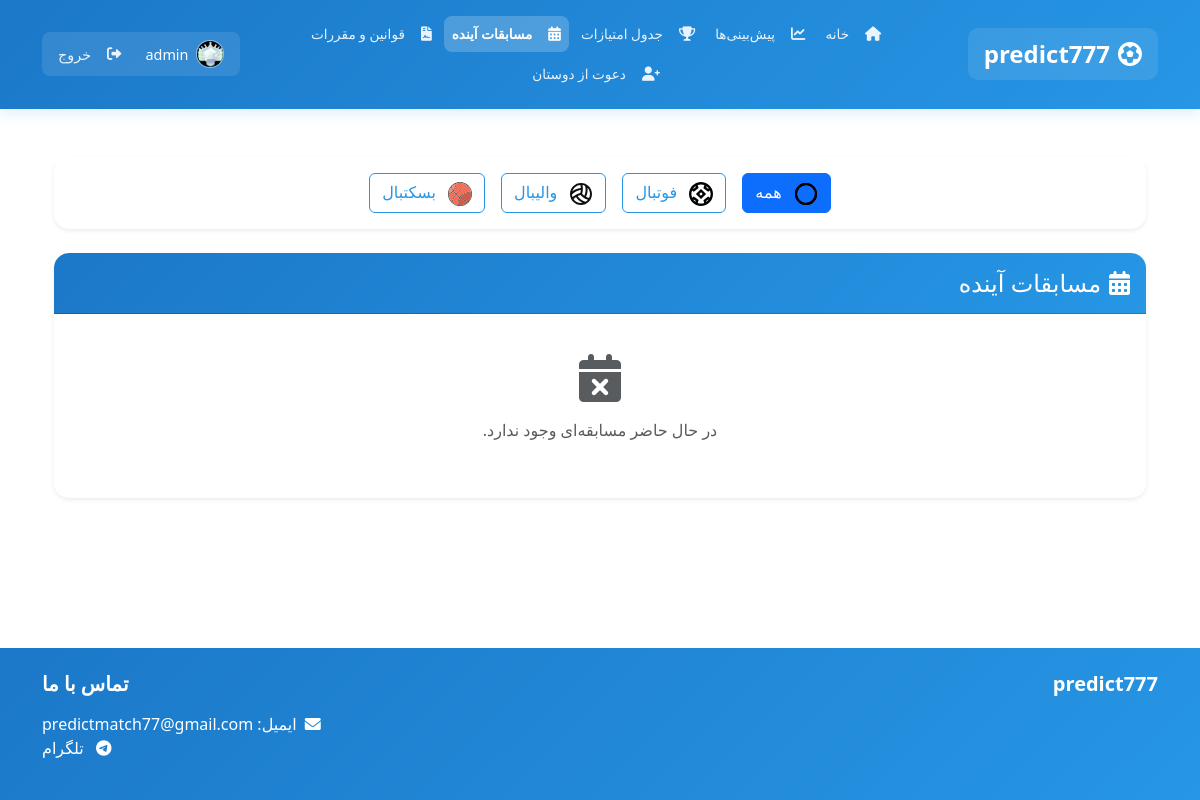
/future-matches/ (signed in), run on the app's committed database.
### football/models.py (models this page shows, shortened)
class Sport(models.Model):
    SPORT_CHOICES = [
        ('فوتبال', 'فوتبال'),
        ('والیبال', 'والیبال'),
        ('بسکتبال', 'بسکتبال'),
    ]
    name = models.CharField(max_length=20, choices=SPORT_CHOICES, unique=True)
    display_name = models.CharField(max_length=50)
    icon = models.FileField(upload_to='sport_icons/', verbose_name='آیکون ورزش')
    class Meta:
        verbose_name = 'ورزش'
        verbose_name_plural = 'ورزش‌ها'

### football/views.py (the view)
# urls.py: path('future-matches/', views.future_matches, name='future_matches'),
@login_required
def future_matches(request):
    selected_sport = request.GET.get('sport')
    future_matches = Match.objects.filter(
        date__gt=timezone.now() + timezone.timedelta(days=5),
        is_finished=False
    )
    if selected_sport:
        future_matches = future_matches.filter(sport__name=selected_sport)
    future_matches = future_matches.order_by('date')
    sports = Sport.objects.all()
    context = {
        'future_matches': future_matches,
        'sports': sports,
        'selected_sport': selected_sport,
    }
    return render(request, 'football/future_matches.html', context)

### football/templates/football/future_matches.html (shortened to what this page needs)
{% extends 'football/base.html' %}
{% load static %}
{% block content %}
<div class="container mt-4">
    <div class="row mb-4">
        <div class="col-12">
            <div class="card shadow-sm">
                <div class="card-body">
                    <div class="d-flex justify-content-center align-items-center">
                        <a href="{% url 'football:future_matches' %}" class="btn btn-outline-primary mx-2 {% if not selected_sport %}active{% endif %}">
                            <img src="{% static 'images/all-sports.svg' %}" alt="همه" class="sport-icon me-2">
                            همه
                        </a>
                        {% for sport in sports %}
                        <a href="{% url 'football:future_matches' %}?sport={{ sport.name }}"
                           class="btn btn-outline-primary mx-2 {% if selected_sport == sport.name %}active{% endif %}">
                            {% if sport.icon %}
                                <img src="{{ sport.icon.url }}" alt="{{ sport.display_name }}" class="sport-icon me-2">
                            {% endif %}
                            {{ sport.display_name }}
                        </a>
                        {% endfor %}
                    </div>
                </div>
            </div>
        </div>
    </div>
    <div class="row">
        <div class="col-12">
            <div class="card shadow-sm">
                <div class="card-header bg-primary text-white">
                    <h4 class="mb-0">
                        <i class="fas fa-calendar-alt me-2"></i>مسابقات آینده
                    </h4>
                </div>
                <div class="card-body">
                    {% if future_matches %}
                        {% for match in future_matches %}
                            <div class="match-card mb-3 p-3 border rounded">
                                <div class="row align-items-center">
                                    <div class="col-md-4 text-center">
                                        <img src="{{ match.home_team.logo.url }}" alt="{{ match.home_team.name }}" class="team-logo">
                                        <h5 class="mt-2">{{ match.home_team.name }}(میزبان)</h5>
                                    </div>
                                    <div class="col-md-4 text-center">
                                        <div class="match-time mt-2">
                                            <i class="far fa-clock me-1"></i>
                                            {{ match.date|date:"H:i" }}
                                        </div>
                                        <div class="match-venue mt-2">
                                            <i class="fas fa-map-marker-alt me-1"></i>{{ match.venue|default:"-" }}
                                        </div>
                                        <div class="match-date">
                                            {{ match.date|date:"Y/m/d" }}
                                        </div>
                                        <div class="vs-badge">VS</div>
                                        <div class="sport-badge mt-2">
                                            <i class="fas fa-trophy me-1"></i>{{ match.sport.name }}
                                        </div>
                                        <div class="match-description mt-2">
                                            <button class="btn btn-link p-0 text-info desc-toggle" type="button" data-bs-toggle="collapse" data-bs-target="#desc-{{ match.id }}" aria-expanded="false" aria-controls="desc-{{ match.id }}">
                                                <i class="fas fa-info-circle me-1"></i>جزيیات جوایز
                                                <i class="fas fa-chevron-down ms-1 arrow-icon"></i>
                                            </button>
                                            <div class="collapse" id="desc-{{ match.id }}">
                                                <div class="card card-body bg-light border-0 mt-2">
                                                    {{ match.description|default:"توضیحاتی برای این مسابقه ثبت نشده است." }}
                                                </div>
                                            </div>
                                        </div>
                                        <div class="text-muted mt-2">
                                            <small><i class="fas fa-info-circle me-1"></i>پیش‌بینی برای این مسابقه در دسترس نیست</small>
                                        </div>
                                    </div>
                                    <div class="col-md-4 text-center">
                                        <img src="{{ match.away_team.logo.url }}" alt="{{ match.away_team.name }}" class="team-logo">
                                        <h5 class="mt-2">{{ match.away_team.name }}(مهمان)</h5>
                                    </div>
                                </div>
                            </div>
                        {% endfor %}
                    {% else %}
                        <div class="text-center py-4">
                            <i class="fas fa-calendar-times fa-3x text-muted mb-3"></i>
                            <p class="text-muted">در حال حاضر مسابقه‌ای وجود ندارد.</p>
                        </div>
                    {% endif %}
                </div>
            </div>
        </div>
    </div>
</div>
{% endblock %}

### football/templates/football/base.html (shortened to what this page needs)
{% load static %}
<!DOCTYPE html>
<html lang="fa" dir="rtl">
<head>
    <link rel="stylesheet" href="https://cdn.jsdelivr.net/npm/bootstrap@5.3.0/dist/css/bootstrap.rtl.min.css">
    <link rel="stylesheet" href="https://cdnjs.cloudflare.com/ajax/libs/font-awesome/6.0.0/css/all.min.css">
</head>
<body>
    <nav class="navbar navbar-expand-lg">
        <div class="container">
            <a class="navbar-brand" href="{% url 'football:home' %}">
                <i class="fas fa-futbol me-2"></i>predict777
            </a>
            <div class="collapse navbar-collapse" id="navbarNav">
                <ul class="navbar-nav mx-auto mb-2 mb-lg-0">
                    <li class="nav-item">
                        <a class="nav-link {% if request.resolver_match.url_name == 'home' %}active{% endif %}"
                           href="{% url 'football:home' %}">
                           <i class="fas fa-home"></i>
                           <span>خانه</span>
                        </a>
                    </li>
                    <li class="nav-item">
                        <a class="nav-link {% if request.resolver_match.url_name == 'predictions' %}active{% endif %}"
                           href="{% url 'football:predictions' %}">
                           <i class="fas fa-chart-line"></i>
                           <span>پیش‌بینی‌ها</span>
                        </a>
                    </li>
                    <li class="nav-item">
                        <a class="nav-link {% if request.resolver_match.url_name == 'leaderboard' %}active{% endif %}"
                           href="{% url 'football:leaderboard' %}">
                           <i class="fas fa-trophy"></i>
                           <span>جدول امتیازات</span>
                        </a>
                    </li>
                    <li class="nav-item">
                        <a class="nav-link {% if request.resolver_match.url_name == 'future_matches' %}active{% endif %}"
                           href="{% url 'football:future_matches' %}">
                           <i class="fas fa-calendar-alt"></i>
                           <span>مسابقات آینده</span>
                        </a>
                    </li>
                    <li class="nav-item">
                        <a class="nav-link {% if request.resolver_match.url_name == 'terms' %}active{% endif %}"
                           href="{% url 'football:terms' %}">
                           <i class="fas fa-file-contract"></i>
                           <span>قوانین و مقررات</span>
                        </a>
                    </li>
                    <li class="nav-item">
                        <a class="nav-link {% if request.resolver_match.url_name == 'referral' %}active{% endif %}"
                           href="{% url 'football:referral' %}">
                           <i class="fas fa-user-plus"></i>
                           <span>دعوت از دوستان</span>
                        </a>
                    </li>
                </ul>
                <div class="user-menu">
                    {% if user.is_authenticated %}
                        <div class="d-flex align-items-center gap-4">
                            {% if request.resolver_match.url_name != 'profile' %}
                            <div class="user-profile-menu">
                        <a class="nav-link" href="{% url 'football:profile' %}">
                            <div class="user-avatar">
                                        {% if user.user_profile.points >= 500 %}
                                            <img src="{% static 'images/profile_images/diamond.png' %}" alt="Diamond Badge" class="profile-picture">
                                        {% elif user.user_profile.points >= 100 %}
                                            <img src="{% static 'images/profile_images/platinum.png' %}" alt="Platinum Badge" class="profile-picture">
                                        {% elif user.user_profile.points >= 50 %}
                                            <img src="{% static 'images/profile_images/golden.png' %}" alt="Golden Badge" class="profile-picture">
                                        {% elif user.user_profile.points >= 20 %}
                                            <img src="{% static 'images/profile_images/silver.png' %}" alt="Silver Badge" class="profile-picture">
                                {% else %}
                                            <img src="{% static 'images/profile_images/bronze.png' %}" alt="Bronze Badge" class="profile-picture">
                                {% endif %}
                            </div>
                                    <span class="username">{{ user.username }}</span>
                        </a>
                        <a class="nav-link" href="{% url 'football:logout' %}">
                                    <i class="fas fa-sign-out-alt"></i>
                                    <span>خروج</span>
                        </a>
                            </div>
                            {% endif %}
                        </div>
                    {% endif %}
                </div>
            </div>
        </div>
    </nav>
    <main class="container my-4">
        {% block content %}
        {% endblock %}
    </main>
    <footer class="bg-dark text-light py-4">
        <div class="container">
            <div class="row">
                <div class="col-md-6">
                    <h5>predict777</h5>
                </div>
                <div class="col-md-6 text-md-end">
                    <h5>تماس با ما</h5>
                    <p style="color: white;">
                        <i class="fas fa-envelope me-2"></i>ایمیل: <a href="mailto: predictmatch77@gmail.com" style="color: white !important; text-decoration: none;">predictmatch77@gmail.com</a><br>
                        <i class="fab fa-telegram me-2"></i> <a target="_blank" href="https://t.me/predict7770" style="color: white !important; text-decoration: none;">تلگرام</a>
                    </p>
                </div>
            </div>
        </div>
    </footer>
</body>
</html>

### football/templates/football/base.html (style rules this page uses)
:root { --primary-color: rgb(38, 150, 229); --primary-dark: rgb(28, 120, 200); --primary-light: rgb(58, 170, 249); --primary-gradient: linear-gradient(135deg, var(--primary-dark) 0%, var(--primary-color) 100%); }
html, body { height: 100%; margin: 0; }
body { display: flex; flex-direction: column; min-height: 100vh; }
main { flex: 1 0 auto; }
footer { flex-shrink: 0; margin-top: auto; }
.navbar { background: var(--primary-gradient); padding: 1rem 0; box-shadow: 0 2px 15px rgba(38, 150, 229, 0.2); }
.navbar-brand { font-size: 1.5rem; font-weight: 700; color: #fff !important; padding: 0.5rem 1rem; border-radius: 10px; background: rgba(255, 255, 255, 0.1); backdrop-filter: blur(10px); transition: all 0.3s ease; }
.navbar-nav { gap: 0.5rem; justify-content: center; flex-wrap: wrap; }
.nav-link { color: rgba(255, 255, 255, 0.9) !important; transition: all 0.3s ease; padding: 0.5rem 0.75rem; border-radius: 8px; display: flex; align-items: center; gap: 0.5rem; white-space: nowrap; font-size: 0.9rem; }
.nav-link.active { color: #fff !important; background: rgba(255, 255, 255, 0.2); font-weight: 600; }
.nav-link i { margin-left: 0.5rem; font-size: 1rem; }
.user-menu { display: flex; align-items: center; margin-right: 0; margin-left: auto; }
.user-profile-menu { display: flex; align-items: center; gap: 0.5rem; padding: 0.25rem 0.5rem; background: rgba(255, 255, 255, 0.1); border-radius: 8px; }
.user-avatar { width: 28px; height: 28px; border-radius: 50%; background: rgba(255, 255, 255, 0.2); display: flex; align-items: center; justify-content: center; color: #fff; font-size: 0.9rem; border: 1px solid rgba(255, 255, 255, 0.3); overflow: hidden; transition: all 0.3s ease; }
.profile-picture { width: 100%; height: 100%; object-fit: cover; }
.username { color: #fff; font-weight: 500; font-size: 0.9rem; white-space: nowrap; }
.user-profile-menu .nav-link { padding: 0.25rem 0.5rem; font-size: 0.9rem; }
@media (max-width: 1200px) { .navbar-nav { gap: 0.25rem; } }
@media (max-width: 1200px) { .nav-link { padding: 0.5rem; font-size: 0.85rem; } }
@media (max-width: 1200px) { .nav-link i { font-size: 0.9rem; } }
.card { border: none; border-radius: 15px; box-shadow: 0 4px 15px rgba(38, 150, 229, 0.1); transition: transform 0.3s ease, box-shadow 0.3s ease; }
.card-header { background: var(--primary-gradient); color: white; border-radius: 15px 15px 0 0 !important; padding: 1rem; }
.btn-outline-primary { color: var(--primary-color); border-color: var(--primary-color); transition: all 0.3s ease; }
footer { background: var(--primary-gradient); color: white; padding: 2rem 0; margin-top: 3rem; }
footer h5 { color: white; font-weight: 600; margin-bottom: 1rem; }
footer p { color: rgba(255, 255, 255, 0.8); }

### football/templates/football/future_matches.html (style rules this page uses)
.sport-icon { width: 24px; height: 24px; object-fit: contain; transition: transform 0.3s ease; }
.btn-outline-primary .sport-icon { color: #0d6efd; }
.btn-outline-primary.active .sport-icon { color: white; }

### data on the page
Sport: icon (picture), display_name "فوتبال"
Sport: icon (picture), display_name "والیبال"
Sport: icon (picture), display_name "بسکتبال"

### other printed values
{{ user.username }} "admin"
